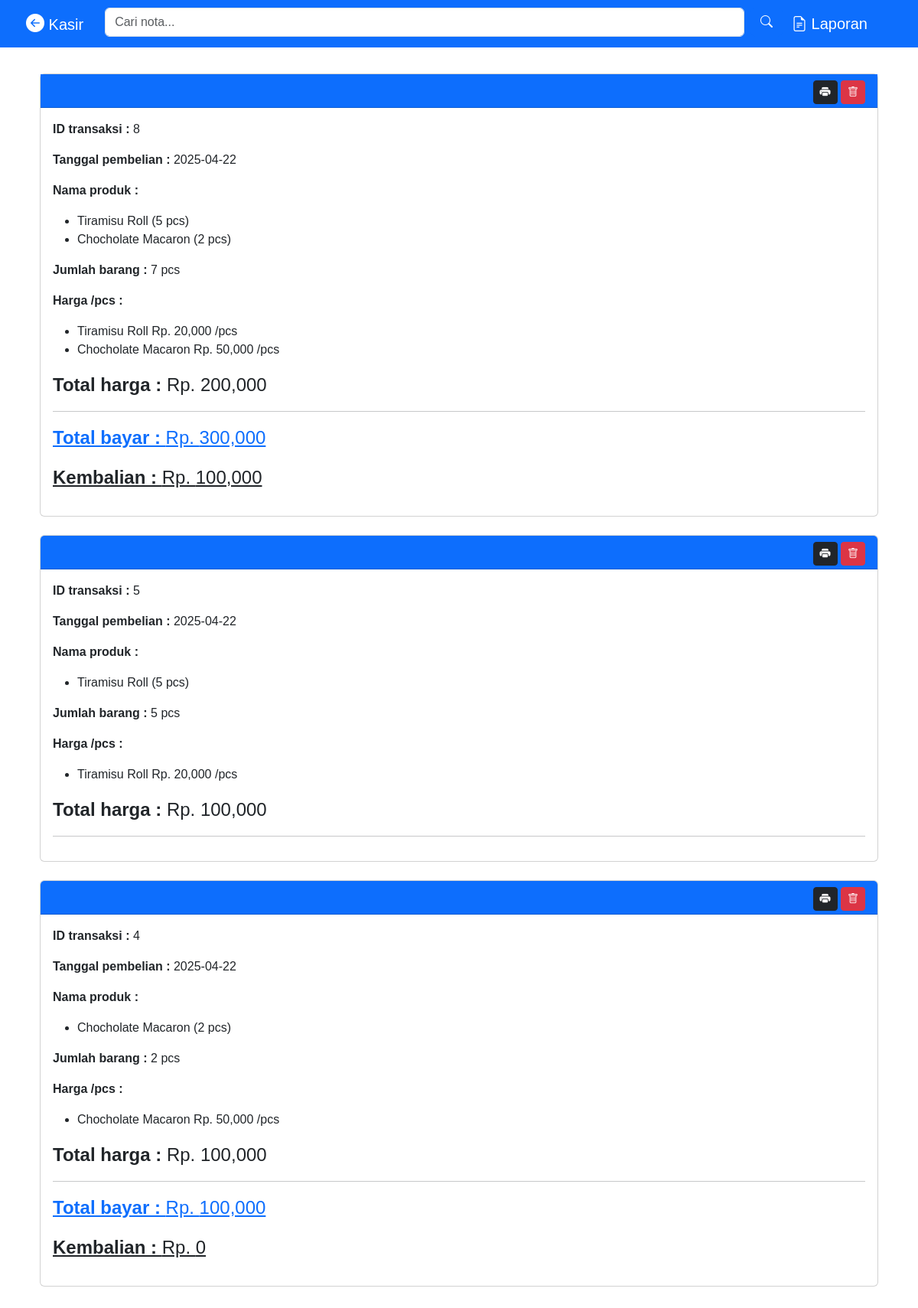
Page /transaksi/index.php on the committed database.
### tables this page shows
CREATE TABLE `transaksi` (
  `id_transaksi` int(11) NOT NULL,
  `id_produk` int(11) NOT NULL,
  `nama_produk` varchar(255) NOT NULL,
  `hargaPCS` double NOT NULL,
  `jumlah` int(11) NOT NULL,
  `total` double NOT NULL,
  `total_kes` double NOT NULL,
  `tanggal` date NOT NULL,
  `uang_cash` double NOT NULL,
  `kembalian` double NOT NULL
);

CREATE TABLE `barang` (
  `id_barang` int(11) NOT NULL,
  `id_transaksi` int(11) NOT NULL,
  `id_produk` int(11) NOT NULL,
  `nama_produk` varchar(255) NOT NULL,
  `jumlah` int(11) NOT NULL,
  `hargaPCS` double NOT NULL,
  `total` double NOT NULL,
  `tanggal` date NOT NULL
);

### transaksi/index.php (the view, shortened to what this page needs)
<?php
include "../koneksi.php";
include "header.php";
?>
<div class="container mt-5">
    <div class="row justify-content-center">
    <?php
    $query = mysqli_query($koneksi, "SELECT * FROM transaksi ORDER BY id_transaksi DESC");
    while($data=mysqli_fetch_array($query)) {
    ?>
        <div class="col-md-12 mt-2">
            <div class="card mb-3">
                <div class="card-header bg-primary text-light text-center pb-0 ">
                    <p class="float-end mb-1 mt-0"><a href="print.php?id_transaksi=<?php echo $data['id_transaksi']?>" class="btn btn-dark btn-sm"><i class="bi bi-printer-fill"></i></a>
                    <a href="hapus.php?id_transaksi=<?php echo $data['id_transaksi']?>"
                 class="btn btn-danger btn-sm"><i class="bi bi-trash"></i></a>
                </p>
                </div>
                <div class="card-body">
                    <p><b>ID transaksi : </b><?php echo $data['id_transaksi'] ?></p>
                    <p><b>Tanggal pembelian : </b><?php echo $data['tanggal'] ?></p>
                    <p><b>Nama produk : </b>
                        <ul>
                        <li><?php echo $data['nama_produk'] ?> (<?php echo $data['jumlah'] ?> pcs)</li>
                            <?php
                            $query2 = mysqli_query($koneksi, "SELECT * FROM barang WHERE id_transaksi='$data[id_transaksi]'");
                            while($data2 = mysqli_fetch_array($query2)) {
                            ?>
                            <li><?php echo $data2['nama_produk'] ?> (<?php echo $data2['jumlah'] ?> pcs)</li>
                            <?php } ?>
                        </ul>
                    </p>
                    <p><b>Jumlah barang : </b>
                        <?php
                        $jml_1 = mysqli_query($koneksi, "SELECT SUM(jumlah) AS jumlah1 FROM transaksi WHERE id_transaksi='$data[id_transaksi]'");
                        $jml_1 = mysqli_fetch_array($jml_1);
                        $jml_2 = mysqli_query($koneksi, "SELECT SUM(jumlah) AS jumlah2 FROM barang WHERE id_transaksi='$data[id_transaksi]'");
                        $jml_2 = mysqli_fetch_array($jml_2);
                        $total_jumlah = $jml_1['jumlah1'] + $jml_2['jumlah2'];
                        ?> <?php echo $total_jumlah . " pcs"?>
                    </p>
                    <p><b>Harga /pcs : </b>
                    <ul>
                            <li><?php echo $data['nama_produk'] ?> Rp. <?php echo number_format($data['hargaPCS']) ?> /pcs</li>
                            <?php
                            $query2 = mysqli_query($koneksi, "SELECT * FROM barang WHERE id_transaksi='$data[id_transaksi]'");
                            while($data2 = mysqli_fetch_array($query2)) {
                            ?>
                            <li><?php echo $data2['nama_produk'] ?> Rp. <?php echo number_format($data2['hargaPCS']) ?> /pcs</li>
                            <?php } ?>
                        </ul>
                    </p>
                    <p class="fs-4"><b>Total harga : </b>
                        <?php
                        $total_harga1 = mysqli_query($koneksi, "SELECT SUM(total) AS total_harga1 FROM transaksi WHERE id_transaksi='$data[id_transaksi]'");
                        $final1 = mysqli_fetch_array($total_harga1);
                        $total_harga2 = mysqli_query($koneksi, "SELECT SUM(total) AS total_harga2 FROM barang WHERE id_transaksi='$data[id_transaksi]'");
                        $final2 = mysqli_fetch_array($total_harga2);
                        $total_harga_kes = $final1['total_harga1'] + $final2['total_harga2'];
                        ?> Rp. <?php echo number_format($total_harga_kes) ?>
                    </p>
                    <hr>
                    <?php
                    if($data['uang_cash'] == 0) {
                        ?>
                         <?php if ($_SESSION['level'] === 'User'): ?>
                        <div class="d-flex justify-content-center">
                            <p class="float-start"><a href="tambah_produk.php?id_transaksi=<?php echo $data['id_transaksi']?>" class="btn btn-primary mx-2">Tambah Produk</a></p>
                            <p class="float-end"><a href="bayar.php?id_transaksi=<?php echo $data['id_transaksi']?>" class="btn btn-danger mx-2">Bayar</a></p>
                        </div>
                        <?php endif; ?>
                    <?php
                    } else {
                        ?>
                        <div>
                        <p class="text-primary fs-4 " style="text-decoration:underline;"><b>Total bayar : </b>Rp. <?php echo number_format($data['uang_cash']) ?></p>
                        </div>
                        <div>
                        <p class="text-dark fs-4 " style="text-decoration:underline;"><b>Kembalian : </b>Rp. <?php echo number_format($data['kembalian']) ?></p>
                        </div>
                        <?php
                    }
                    ?>
                </div>
            </div>
        </div>
        <?php } ?>
    </div>
</div>

### transaksi/header.php (style rules this page uses)
body { padding: 40px; font-family: arial; }

### rows in the picture
transaksi: id_transaksi "8", tanggal "2025-04-22", nama_produk "Tiramisu Roll", jumlah "5", total_jumlah "7", hargaPCS "20,000", total_harga_kes "200,000", uang_cash "300,000", kembalian "100,000"
barang: nama_produk "Chocholate Macaron", jumlah "2", hargaPCS "50,000"
transaksi: id_transaksi "5", tanggal "2025-04-22", nama_produk "Tiramisu Roll", jumlah "5", total_jumlah "5", hargaPCS "20,000", total_harga_kes "100,000"
transaksi: id_transaksi "4", tanggal "2025-04-22", nama_produk "Chocholate Macaron", jumlah "2", total_jumlah "2", hargaPCS "50,000", total_harga_kes "100,000", uang_cash "100,000", kembalian "0"
